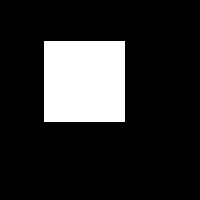
#> input picture image_data/WhiteSquare2019.tif, 200 x 200 px
$ python q3.py
#> lines starting #> are read from the running program, lines starting #| are printed output that depends on the picture; after the words box and inside, x2 and y2 are one past the last pixel; in counts of white or black regions, pixels touching at a corner belong together; pictures that were not available may be replaced by others from this repository, and a replacement may not be noted
from PIL import Image
import numpy as np
import pandas as pd
from q2 import open_image
import seaborn as sns
from matplotlib import pyplot as plt
#from lecture_function import rgb_to_grey
def image_file_list(image_path_list):
    image_array=[]
    for image_file in image_path_list:
        image_array.append(Image.open(image_file))
    return image_array
def corner_finder(image_list):
    square = np.array(image_list[2],dtype=np.uint32)
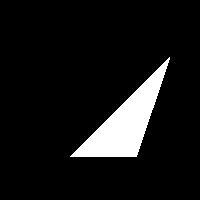
#> square: shape (200, 200, 4) uint32; mean of channels 0, 1, 2, 3 21.8, 21.8, 21.8, 255; drawn as R, G, B
    square = (square[:,:,0]+ square[:,:,1]+square[:,:,2])/3
#> square: shape (200, 200) float64; 8.5% white; 1 white region, box (x1, y1, x2, y2) and area: (70, 57, 170, 157) 3417
    square[square <200]=0
    square[square >200]=255
    square.astype(dtype=np.uint8)
    square_image = Image.fromarray(square)
    #square_image.show()
    height,width = square.shape
#> height = 200; width = 200
    Isobelx = np.zeros([height,width],dtype=np.double)
    Isobely = np.zeros([height,width],dtype=np.double)
    for i in range(2,width-1):
        for j in range(2,height-1):
            Isobelx[i,j]= abs(-1*square[i-1,j-1] + square[i-1,j+1]+ -2*square[i,j-1] + 2*square[i,j+1] -square[i+1,j-1] + square[i+1,j+1])
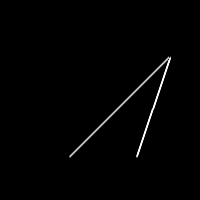
#> Isobelx: shape (200, 200) float64; min 0, max 1020, mean 10.1; drawn with min black and max white

    #Isobelx.astype(np.uint8)
    #Iso_image_x = Image.fromarray(Isobelx)
   #Iso_image_x.show()
    for i in range(2,width-1):
        for j in range(2,height-1):
            Isobely[i,j]= abs(1*square[i-1,j-1] + 2*square[i-1,j]+ square[i-1,j+1] -1*square[i+1,j-1] -2*square[i+1,j] - square[i+1,j+1])

    #Isobely.astype(np.uint8)
    #Iso_image_y = Image.fromarray(Isobely)
    #Iso_image_y.show()
    df1 = pd.DataFrame(Isobelx)
    df1.to_csv("datax.csv")
    df2 = pd.DataFrame(Isobely)
    df2.to_csv("datay.csv")
    corner_data = np.sqrt(np.square(Isobelx)+ np.square(Isobely))
    corner_data.astype(dtype=np.uint8)
    Image.fromarray(corner_data).show()
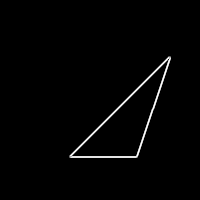
#> shown: PIL image 200x200 F; min 0, max 1140.4, mean 16; drawn with min black and max white
    max_val = np.max(corner_data)
    corner_data.astype(dtype=np.double)
    #data_view = np.matrix(corner_data).view()
    #print(corner_data)
    df = pd.DataFrame(corner_data)
    df.to_csv("data1.csv")
    sns.heatmap(Isobelx, cmap='coolwarm', xticklabels=False, yticklabels=False)
    sns.heatmap(Isobely, cmap='coolwarm', xticklabels=False, yticklabels=False)
    sns.heatmap(corner_data, cmap='coolwarm', xticklabels=False, yticklabels=False)
    plt.show()
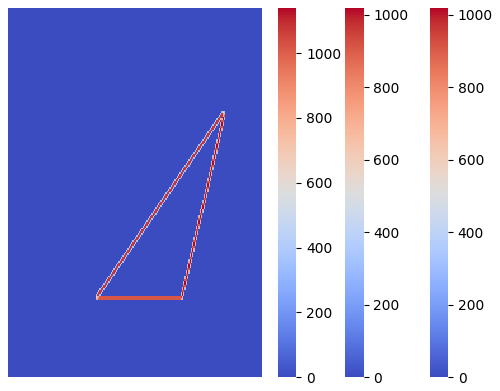
#> figure drawn by matplotlib, 4 panels
    ...
def main():
    image1_path="../../image_data/WhiteSquare2019.tif"
    #Image.open(image1_path).show()
    image2_path="../../image_data/WhiteRectangle2019.tif"
    #Image.open(image2_path).show()
    image3_path="../../image_data/WhiteTriangle2019.tif"
    #Image.open(image3_path).show()
    image4_path="../../image_data/WhiteDiamond2019.tif"
    #Image.open(image4_path).show()
    list1 = [image1_path,image2_path,image3_path,image4_path]
    list2 = image_file_list(list1)
    corner_finder(list2)
if __name__=="__main__":
    main()
